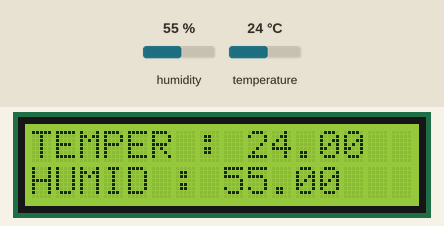
Recording of a sketch running on a simulated Arduino Leonardo, built with avr-gcc and run on an emulated ATmega32U4. Shown: 16×2 character LCD. The test bench sets the inputs (shaded band); at power-on: humidity 55 %, temperature 24 °C. What the sketch prints to the serial monitor is not drawn.

Above: at 1.2 s.
1.3 s: humidity set to 22 %
At 2.6 s:
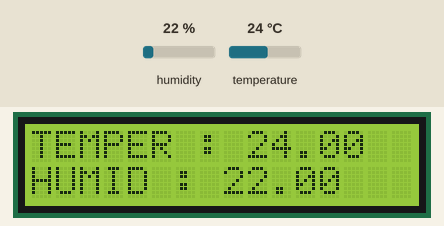
4.8 s: temperature set to 12 °C
At 6.9 s:
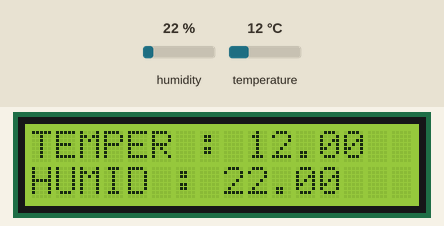
8.0 s: humidity set to 40 %
At 9.1 s:
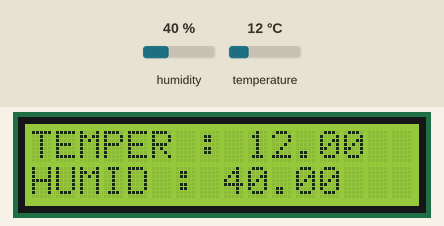
10.9 s: temperature set to 19 °C
At 13.4 s:
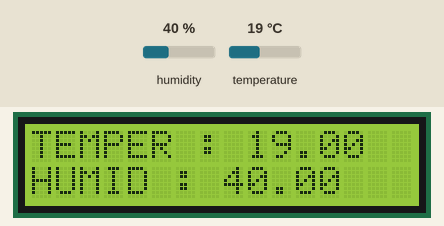
Timing chart, 0 to 14.9 s (numbered marks = the images above; inputs shaded):
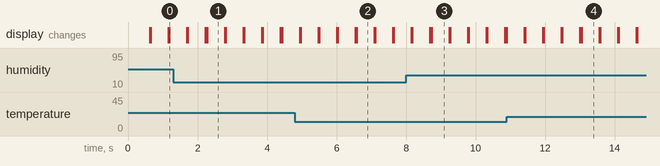

The sketch:

LCD_TEMPER_HUMID.ino
```cpp
#include <LiquidCrystal_I2C.h>
#include "DHT.h"
class LiquidCrystal_I2C lcd(0x27, 16, 2);
class DHT dht(A2, 11);
void setup() {
  // put your setup code here, to run once:
  lcd.init(); //LCD 초기화
  dht.begin(); //dht 초기화
  Serial.begin(115200UL);
  Serial1.begin(9600UL); //블루투스
  lcd.home();
  lcd.backlight();
  lcd.clear(); //화면을 한번 지워주세요.

}

void loop() {
  // put your main code here, to run repeatedly:
  float temperature= 0.0F;
  float percentHumidity= 0.0F;
  if(dht.read()){
    temperature =dht.readTemperature();
    percentHumidity = dht.readHumidity();
  }
  lcd.setCursor(0,0);
  lcd.print("TEMPER : ");
  lcd.print(temperature);
  lcd.setCursor(0,1);
  lcd.print("HUMID : ");
  lcd.print(percentHumidity);
  Serial.print(F("TEMPER : "));
  Serial.println(temperature);
  Serial.print(F("HUMID : "));
  Serial.println(percentHumidity);
  Serial1.print(F("온도 : "));
  Serial1.println(temperature);
  Serial1.print(F("습도 : "));
  Serial1.println(percentHumidity);
  delay(500UL);
  lcd.clear();
}
```

Measured:
- after the input at 1.3 s, the display: first differs from a run without the input after 0.98 s (image 1)
- after the input at 4.8 s, the display: first differs from a run without the input after 1.8 s (image 2)
- after the input at 8.0 s, the display: first differs from a run without the input after 0.74 s (image 3)
- after the input at 10.9 s, the display: first differs from a run without the input after 2.1 s (image 4)
- what the display in image 1 shows lasts 0.5 s, from 2.3 s to 2.8 s
